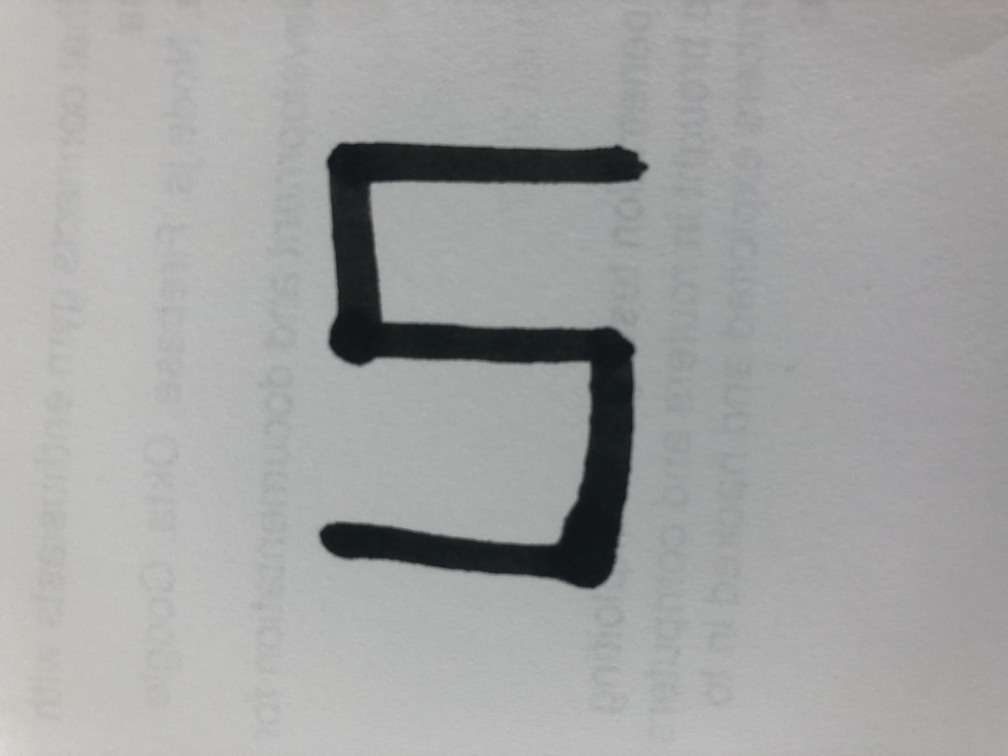
#> input picture IMG_1191.jpeg, 4032 x 3024 px, given in place of 5, which was not available (shown at 1/4 size)
$ python ML_KP_Classifier.py   (older library calls are emulated)
#> lines starting #> are read from the running program, lines starting #| are printed output that depends on the picture; after the words box and inside, x2 and y2 are one past the last pixel; in counts of white or black regions, pixels touching at a corner belong together; pictures that were not available may be replaced by others from this repository, and a replacement may not be noted
#> in load_sample, img is the input picture: PIL image 4032x3024 RGB; mean R, G, B 163.3, 163.7, 163.3

# coding: utf-8

# In[1]:


# ### STEVE ###

# I've emailed you two files, the first is the zip file of the directory, the second is this, I now realize
# how pointless it is to leave this note in this file.

# STEP 1: Place this file in whatever directory you want. The backup files will be placed in this file's
#         diretory at 'backup/'.

#         IF YOU RUN THE CODE TWICE, YOU WILL OVERWRITE EVERYTHING IN backup/ SO BE CAREFUL, YOU SHOULD ONLY NEED
#         TO RUN THIS ONCE.

# STEP 2:
#     Run the following in the Anaconda prompt (run them one line at a time):
#         conda install -c anaconda numpy
#         conda install -c anaconda pillow

# STEP 3: Hit shift-enter on the cell right below this one, if you get an error, that means not all the packages were
#         installed correctly. If they aren't refer to the help section below. If that cell runs fine, hit shift-enter
#         multiple times to get to the last cell, and run it.

#         The data is expected to be in '../Text_Reader_Data/TrainSet/', Modify this path depending on where you place
#         the data. Make sure that you are going to /TrainSet/, that is all that matters.

# STEP 4: Once you see: "--- COMPLETED READING IN DATA ---", that means all the data has been read in. Check the backup/
#         directory to make sure there are 3 files in there, DICT, DATA, LABELS. If those aren't in there we don't
#         have the base data to look back at.

# STEP 5: Let it run.
#             - If you want to wait and see if a single model finishes, you can wait for a print statement to show up
#               saying the model is completed, and then two more files should appear in the backup/ directory

# HELP SECTION:
#     If you experience any un-expected difficulties, turbulence, or otherwise unknown errors, please contact in the
#     following order:
#         Wonder Boy: (408)857-1646
#         Bob Marley: (Deceased)
#         Our Lord and Savior Jesus Christ: (Place hands together and pray, in case of spotty reception, use temple)
#         Richard Hansen: (408)857-1646


# In[2]:


import numpy as np
from PIL import Image
import io
import os
import math
import sys


# In[15]:


def img_to_binary(img, thresh=150):
    #Converts PIL image to binary np array
#> called with thresh = 150
    if type(img) != np.ndarray:
        img = img.resize((28,28), Image.ANTIALIAS)
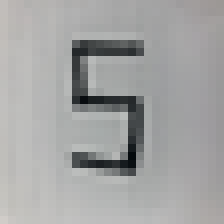
#> img: PIL image 28x28 RGB (shown 8 times larger); mean R, G, B 163.3, 163.7, 163.3
        x = np.array(img)
    else:
        x = img
    #print(x.shape)
    if len(x.shape) > 2:
        x = x[:,:,0]

    x[x < thresh] = 0
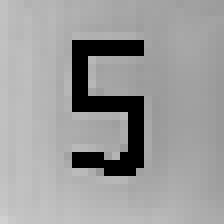
#> x: shape (28, 28) (shown 8 times larger); min 0, max 208, mean 156.4
    x[x != 0] = 1
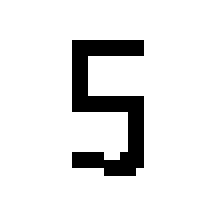
#> x: shape (28, 28) (shown 8 times larger); values 0 (black) and 1 (white), 90.3% white; black in thin lines or dots, all inside (x1, y1, x2, y2) = (9, 5, 18, 22)

    if x[0][0] == 1:
        x[x == 0] = 2
        x[x == 1] = 0
        x[x == 2] = 1

    return x


# In[133]:


def feature_vector(img, window_size=2):
    #create a feature vector from a binary array
#> called with window_size = 2
    averages_list = []
    r,c = img.shape
#> r = 28; c = 28
    for i in range(r-window_size):
        for j in range(c-window_size):
            x = img[i:i+window_size,j:j+window_size]
            averages_list.append(np.mean(x))
#> after the loop, averages_list = 676 values, max 1 at index 139, min 0 at index 0, mean 0.112

    diago = []
    diago_inv = []
    vert = []
    horiz = []
    for i in range(r):
        for j in range(c):
            if i == j:
                diago.append(img[i][j])

            if i == c - j - 1:
                diago_inv.append(img[i][j])

            if i == r/2:
                horiz.append(img[i][j])

            if j == c/2:
                vert.append(img[i][j])
#> after the loop, diago = 28 values, max 1 at index 9, min 0 at index 0, mean 0.214; diago_inv = 28 values, max 1 at index 12, min 0 at index 0, mean 0.0714; horiz = 28 values, max 1 at index 16, min 0 at index 0, mean 0.0714; vert = 28 values, max 1 at index 5, min 0 at index 0, mean 0.214

    averages_list.append(val_switch(diago))
    averages_list.append(val_switch(diago_inv))
    averages_list.append(val_switch(vert))
    averages_list.append(val_switch(horiz))

    return np.array(averages_list)


# In[131]:


def val_switch(arr):
    switch = arr[0]
#> switch = 0
    count = 0
    for val in arr:
        if val != switch:
            count += 1
            switch = val
#> this loop made 28 passes
#> (val, switch) on passes 10, 12, 13, 15, 17, 19: (1, 1), (0, 0), (1, 1), (0, 0), (1, 1), (0, 0)
#> val on passes 2 to 7: 0, 0, 0, 0, 0, 0
#> after the loop, count = 6; switch = 0

    if count % 2 == 1:
        count += 1

    return count/2


# In[116]:


# Input: numpy vector x of d rows, 1 column
# numpy vector z of d rows, 1 column
# Output: kernel K(x,z) = exp(-1/2 * norm(x-z)^2)
# Example on how to call the script:
# import K
# v = K.run( np.array([[1], [4], [3]]) , np.array([[2], [7], [-1]]) )
# [92 lines left out: functions K, kerperceptron, predictor, multi_class_kerperceptron, multi_class_predictor, not called in this run]


# In[124]:


def load_sample(path,window_size=2,file_type='jpg'):
    if file_type == "jpg":
        img = Image.open(path, 'r')
    elif file_type == 'csv':
        img = read_from_csv(path)

    img = img_to_binary(img)
    img = feature_vector(img,window_size=window_size)
#> the loop in val_switch (call 2), `for val in arr:` made 28 passes
#> (val, count, switch) on passes 13, 15: (1, 1, 1), (0, 2, 0)
#> img = 680 values, max 3 at index 676, min 0 at index 0, mean 0.124

    return img

# [41 lines left out: functions flow_from_dir, read_from_dir, not called in this run]


# In[123]:


def write_model_csv(path,alpha, label, char_model):
    np.savetxt(os.path.join(path,"ALPHA_LIST_{}.csv".format(char_model)), alpha, delimiter=",")
    np.savetxt(os.path.join(path, "LABEL_LIST_{}.csv".format(char_model)), label, delimiter=",")

# [71 lines left out: functions write_data_csv, read_from_csv, add_to_dict, merge_data, not called in this run]


# In[97]:


# X,y,ld = flow_from_dir('../Text_Reader_Data/TrainSet/', max_len=100, window_size=2)
#     # YOU CAN CHANGE THE PATH TO THE TRAIN DATA ABOVE
# write_data_csv("backup",X,y,ld)
#     # BACKUP IS THE NAME OF THE FILE THAT THE BACKUP DATA WILL BE STORED IN
# alpha_list,label_list = multi_class_kerperceptron(5,X,y,ld,path="backup",save=True)
# z = load_sample("../Text_Reader_Data/ValidationSet/small-a/50.jpg")
# ld[multi_class_predictor(alpha_list, X, label_list,z)]


# In[136]:


# num_data, num_labels = read_from_csv("../Text_Reader_Data/numbers.csv",accepted_labels=[2,3,4],size=300)
# X,y,ld = flow_from_dir('../Text_Reader_Data/TrainSet/', max_len=100, window_size=2, accepted_labels=["P","small-r","small-i","N","small-t"])
# ND,NL,NDi = merge_data(X,y,num_data,num_labels,ld)

# alpha_list,label_list = multi_class_kerperceptron(5,ND,NL,NDi)


# In[163]:


z = load_sample("../Text_Reader_Data/test/5")
#> z has the same summary as img in load_sample
#> (the run stopped early here; a loop or call above may not have finished)
